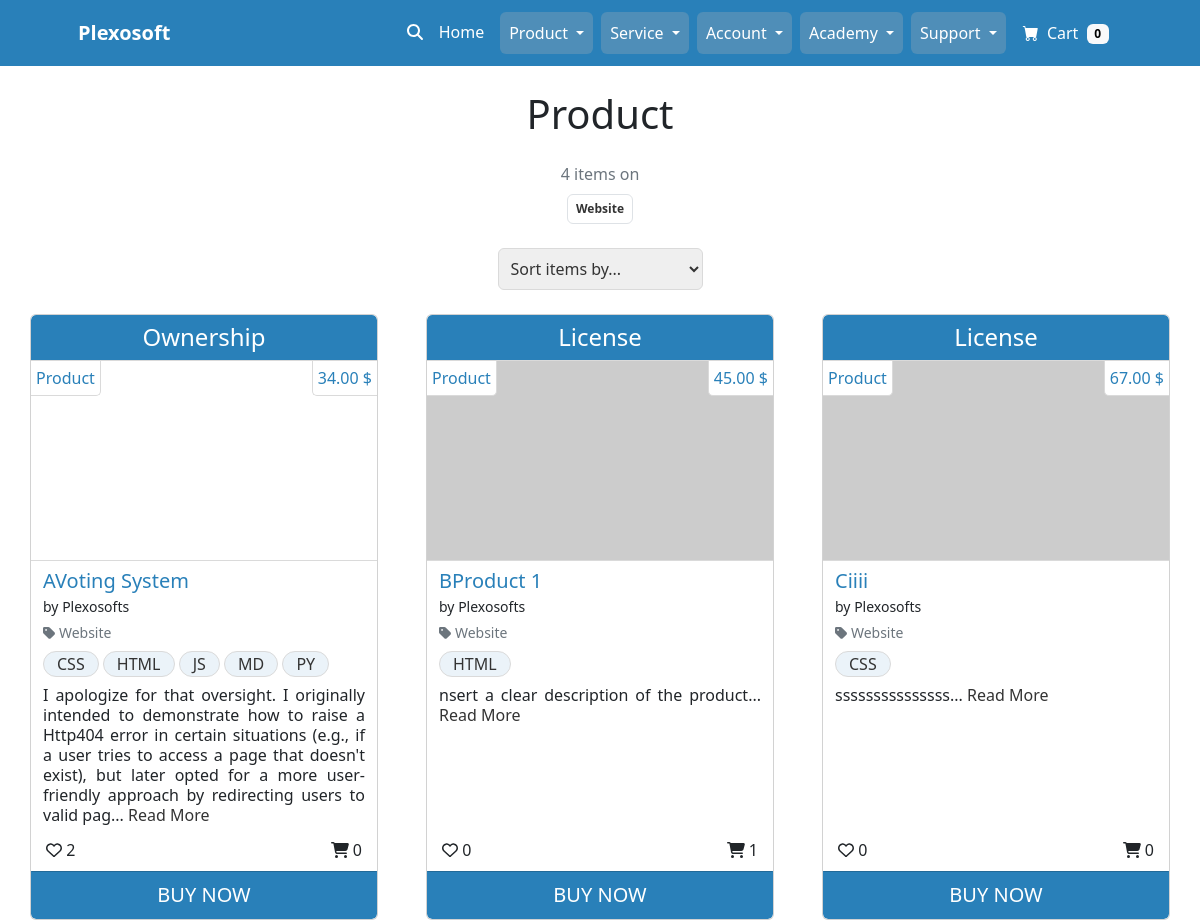
/all/product/ (upper part), run on an earlier commit of the app's database.
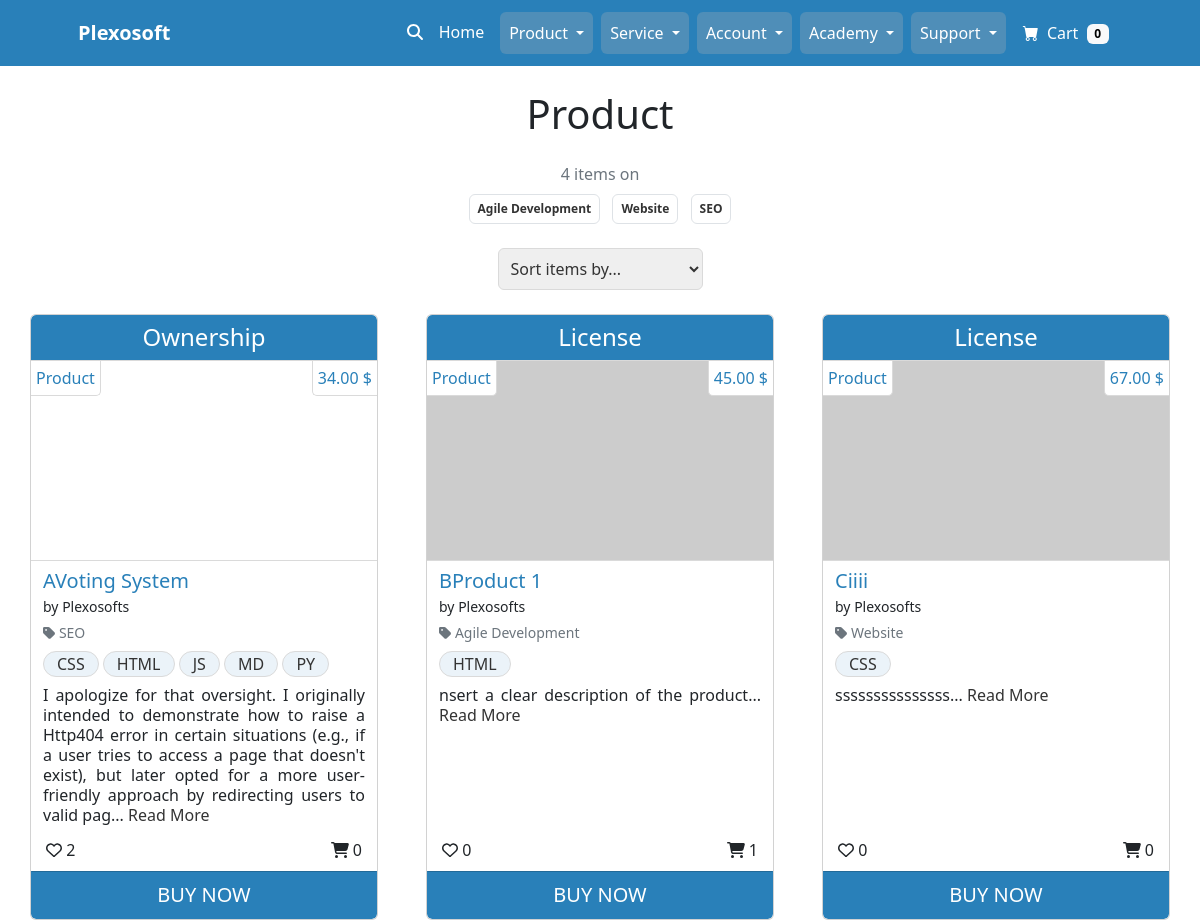
And on a later commit of the database.
### product_service/models.py (models this page shows, shortened)
class Category(models.Model):
    category_name = models.CharField(max_length=64, unique=True)
    alt_name = models.CharField(max_length=64, unique=True)
    class Meta:
        ordering = ['category_name']
        verbose_name_plural = "Categories"
    def __str__(self):
        return self.category_name

class Product(models.Model):
    title = models.CharField(max_length=64, unique=True)
    sku = models.CharField(max_length=64, unique=True)
    price = models.DecimalField(max_digits=6, decimal_places=2)
    description = models.TextField(max_length=528)
    status = models.IntegerField(choices=STATUS, default=0)
    category = models.ForeignKey(
        Category, on_delete=models.SET_NULL,
        related_name='product_categories', null=True, blank=True)
    excerpt = models.CharField(max_length=264)
    type = models.IntegerField(choices=SCOPE_TYPE, default=1)
    instance = models.IntegerField(choices=INSTANCE_TYPE, default=0)
    code = models.ManyToManyField(CodeType, related_name="code_type")
    service = models.ManyToManyField(ServiceType, related_name="service_type")
    preview = models.URLField(
        max_length=1024, null=True, blank=True, unique=True)
    docs = models.URLField(
        max_length=1024, null=True, blank=True, unique=True)
    slug = models.SlugField(max_length=200, unique=True, blank=True)
    image = models.ImageField(null=True, blank=True)
    image_url = models.URLField(max_length=1024, null=True, blank=True)
    author = models.ForeignKey(
        'homepage.UserProfile', on_delete=models.SET_NULL,
        related_name='product_authors', null=True)
    created_on = models.DateTimeField(auto_now_add=True)
    likes = models.ManyToManyField(
        'homepage.Like', related_name='product_likes', blank=True)
    comments = models.ManyToManyField(
        'homepage.Comment', related_name='product_comments', blank=True)
    transactions = models.ManyToManyField(
        'homepage.UserProfile', through='Transaction',
        related_name='product_transactions', blank=True)
    download_url = models.ManyToManyField(
        'Download', related_name='product_downloads', blank=True)
    class Meta:
        ordering = ['title']

class CodeType(models.Model):
    code = models.CharField(max_length=64, unique=True)
    class Meta:
        ordering = ['code']
        verbose_name_plural = "CodeTypes"
    def __str__(self):
        return self.code

### homepage/models.py (models this page shows)
class UserProfile(AbstractUser):
    email = models.EmailField(
        unique=True)
    role = models.IntegerField(choices=ROLES, default=0)
    type = models.IntegerField(choices=USER_TYPE, default=0)
    status = models.IntegerField(choices=STATUS, default=2)
    user_transactions = models.ManyToManyField(
        'product_service.Product',
        through='product_service.Transaction',
        related_name='user_profiles')
    class Meta:
        ordering = ['username']
    def __str__(self):
        return f'{self.username}'

### homepage/views.py (the view)
# urls.py: path('all/product/', AllProductListView.as_view(),
class AllProductListView(generic.ListView):
    model = Product
    template_name = 'all_product_service/all_product.html'
    paginate_by = 6
    context_object_name = 'product_all'
    def get_queryset(self):
        try:
            return Product.objects.filter(status=2).annotate(
                likescount=Count('likes'),
                transactionscount=Count('transactions')).order_by('-created_on')
        except Exception as e:
            print(e)
            return []
    def get_context_data(self, **kwargs):
        context = super().get_context_data(**kwargs)
        product_all = context[self.context_object_name]
        unique_categories = list(
            set([product.category for product in product_all]))
        context['categories'] = unique_categories
        return context

### homepage/custom_context_processors.py (called while the page is built, shortened)
def get_verified_email(request):
    return {'get_verified_email': None}

### homepage/templates/all_product_service/all_product.html (shortened to what the changed rows need)
{% extends "base.html" %}
{% load static %}
{% block content %}
<div class="container px-4 px-lg-0">
    <div id="item-container" class="row gx-4 gx-lg-5 mt-4">
        <div class="row mb-4 m-0">
            <div class="col text-center">
                {% for c in categories %}
                <a class="category-badge text-decoration-none" href="{% url 'combined_items_all' %}/?q={{ c.alt_name}}">
                    <span class="p-2 mx-1 mt-2 badge badge-black rounded border border-muted">{{ c }}
                    </span>
                </a>
                {% endfor %}
            </div>
        </div>
        {% for product in product_all %}
        <div class="col-lg-4 col-md-12 mb-5 col-sm-12 item">
            <div class="card h-100">
                {% if product.type %}
                <div class="card-header text-center h4">{{ product.get_type_display}}</div>
                {% elif product.instance %}
                <div class="card-header text-center h4">{{ product.get_instance_display}}</div>
                {% endif %}
                <a href="{% url 'single_product' product.slug %}" class="row bg-thumbnail d-block">
                    <div class="col-12 bg-thumbnail-image" style="background-image: url('{{ product.image_url }}')">
                        <div class="d-flex justify-content-between">
                            <span class="thumbnail-tags-left">{{ product.get_instance_display }}</span>
                            <span class="thumbnail-tags-right price">{{ product.price }} $</span>
                        </div>
                    </div>
                </a>
                <div class="card-body pt-1 px-2 pb-1">
                    <div class="row">
                        <div class="col-12 d-inline-block">
                            <div class="p-1">
                                <div>
                                    <a href="{% url 'single_product' product.slug %}"
                                        class="title h5 pb-0 mb-0">{{ product.title }}
                                    </a>
                                </div>
                                <small>by {{ product.author }}</small>
                                {% if product.category %}
                                <p class="small mt-1 mb-0">
                                    <a class="text-muted"
                                        href="{% url 'combined_items_all' %}/?q={{product.category.alt_name}}">
                                        <i class="fas fa-tag mr-1"></i>
                                        <span class="category">
                                            {{ product.category }}
                                        </span>
                                    </a>
                                </p>
                                {% endif %}
                                <p class="my-0 fs-6">
                                    {% for codes in product.code.all %}
                                    <span class="item-tags d-inline-block m-0 mt-2">
                                        {{ codes }}
                                    </span>
                                    {% endfor %}
                                </p>
                                <p class="my-0 fs-6 text-justify mt-2 lh-sm"> {{ product.excerpt|safe }}...
                                    <a class="read-more" href="">
                                        Read More
                                    </a>
                                </p>
                            </div>
                        </div>
                    </div>
                </div>
                <div class="row mb-1">
                    <div class="col-12">
                        <div class="d-flex justify-content-between">
                            <span class="likes-tags-left"><i class="fa-regular fa-heart"></i>
                                <span class="likes">
                                    {{ product.likescount }}
                                </span>
                            </span>
                            <span class="purchases-tags-right"><i class="fa-solid fa-cart-shopping"></i>
                                <span class="transactions">
                                    {{ product.transactionscount }}
                                </span>
                            </span>
                        </div>
                    </div>
                </div>
                <a class="card-footer text-center fs-5 btn" href="{% url 'single_product' product.slug %}">BUY NOW</a>
            </div>
        </div>
        {% if forloop.counter|divisibleby:3 %}
    </div>
        {% endif %}
        {% endfor %}
</div>
{% endblock content %}

What changed in the data, as far as the page shows it:
now on this page (row unchanged): Category: category_name "Agile Development"
now on this page (row unchanged): Category: category_name "SEO"
changed Product "Ownership": category "Website" → "SEO"
changed Product "BProduct 1": category "Website" → "Agile Development"
